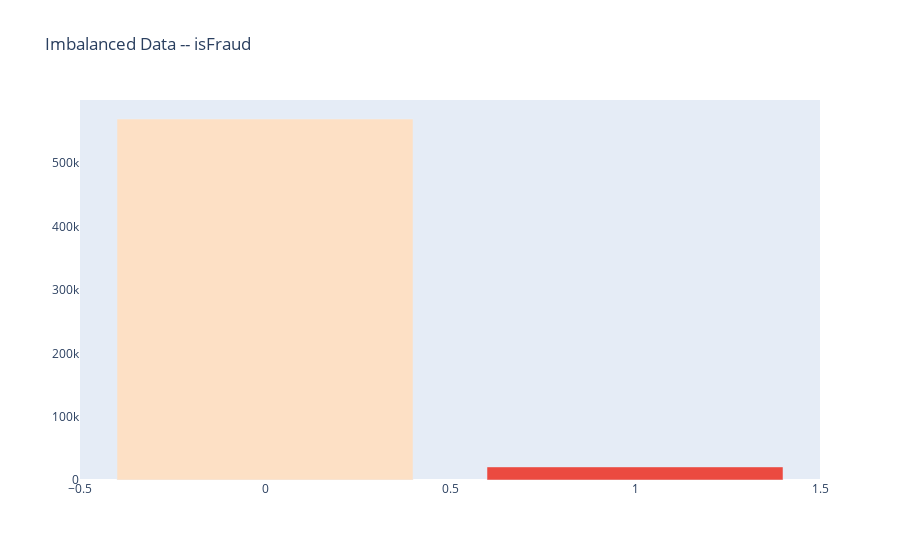

Source (notebook cell):
### Markdown cell above
#### We noticed that there's weak relations between different card.

### Code cell
import plotly.graph_objs as go
from plotly.offline import iplot, init_notebook_mode
x = train_transaction['isFraud'].value_counts().index
y = train_transaction['isFraud'].value_counts().values
trace2 = go.Bar(
     x=x ,
     y=y,
     marker=dict(
         color=y,
         colorscale = 'peach',
         reversescale = True
     ),
     name="Imbalance",    
 )
layout = dict(
     title="Imbalanced Data -- isFraud",
     xaxis=go.layout.XAxis(
     automargin=True),
     yaxis=dict(
         showgrid=False,
         showline=False,
         showticklabels=True,
     ), 
)
fig1 = go.Figure(data=[trace2], layout=layout)
iplot(fig1)

### Figure 1 — Plotly figure (JSON) as saved in the notebook; plotly's stock layout.template omitted (floating-point values rounded to 4 significant figures)
{"data": [{"marker": {"color": [569877, 20663], "colorscale": [[0, "rgb(253, 224, 197)"], [0.1667, "rgb(250, 203, 166)"], [0.3333, "rgb(248, 181, 139)"], [0.5, "rgb(245, 158, 114)"], [0.6667, "rgb(242, 133, 93)"], [0.8333, "rgb(239, 106, 76)"], [1, "rgb(235, 74, 64)"]], "reversescale": true}, "name": "Imbalance", "type": "bar", "x": [0, 1], "y": [569877, 20663]}], "layout": {"title": {"text": "Imbalanced Data -- isFraud"}, "xaxis": {"automargin": true}, "yaxis": {"showgrid": false, "showline": false, "showticklabels": true}}}
